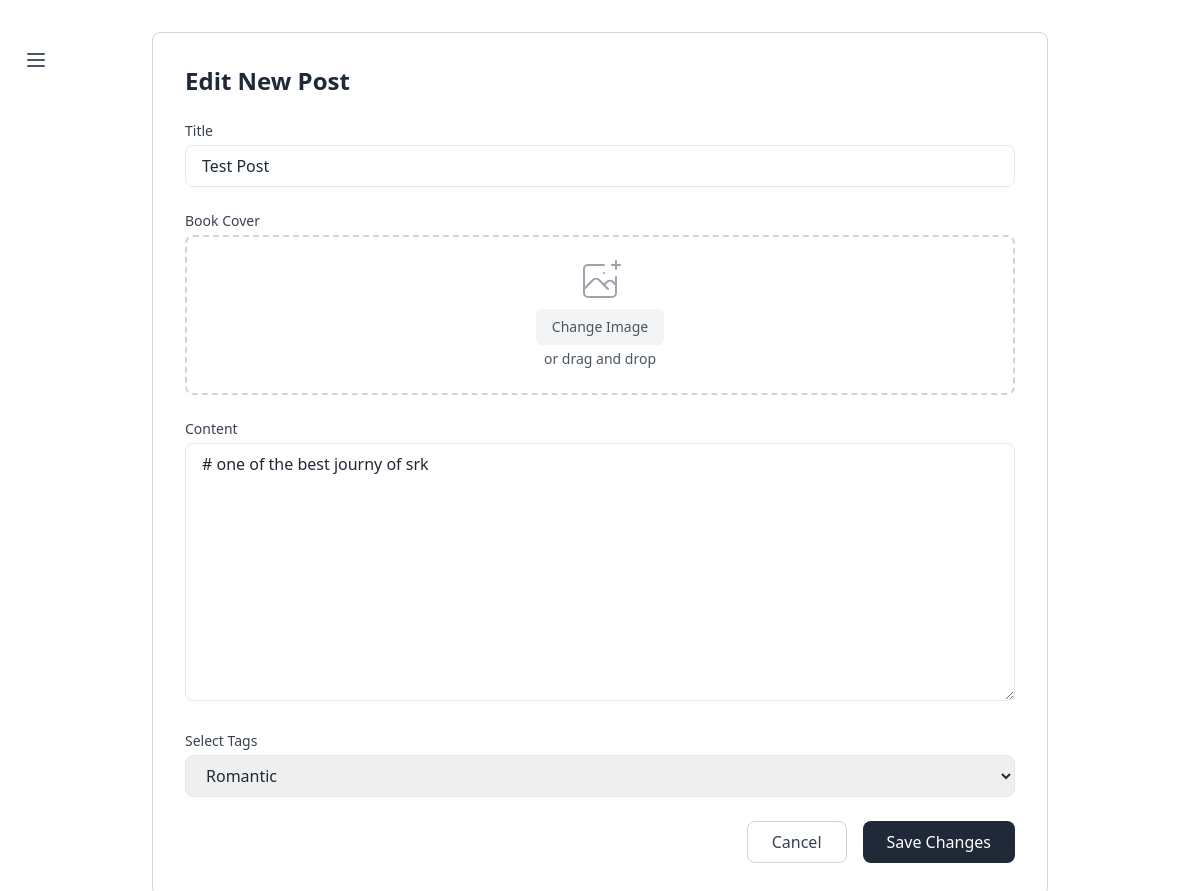
The app's page /story/12/edit/ (signed in), older data.
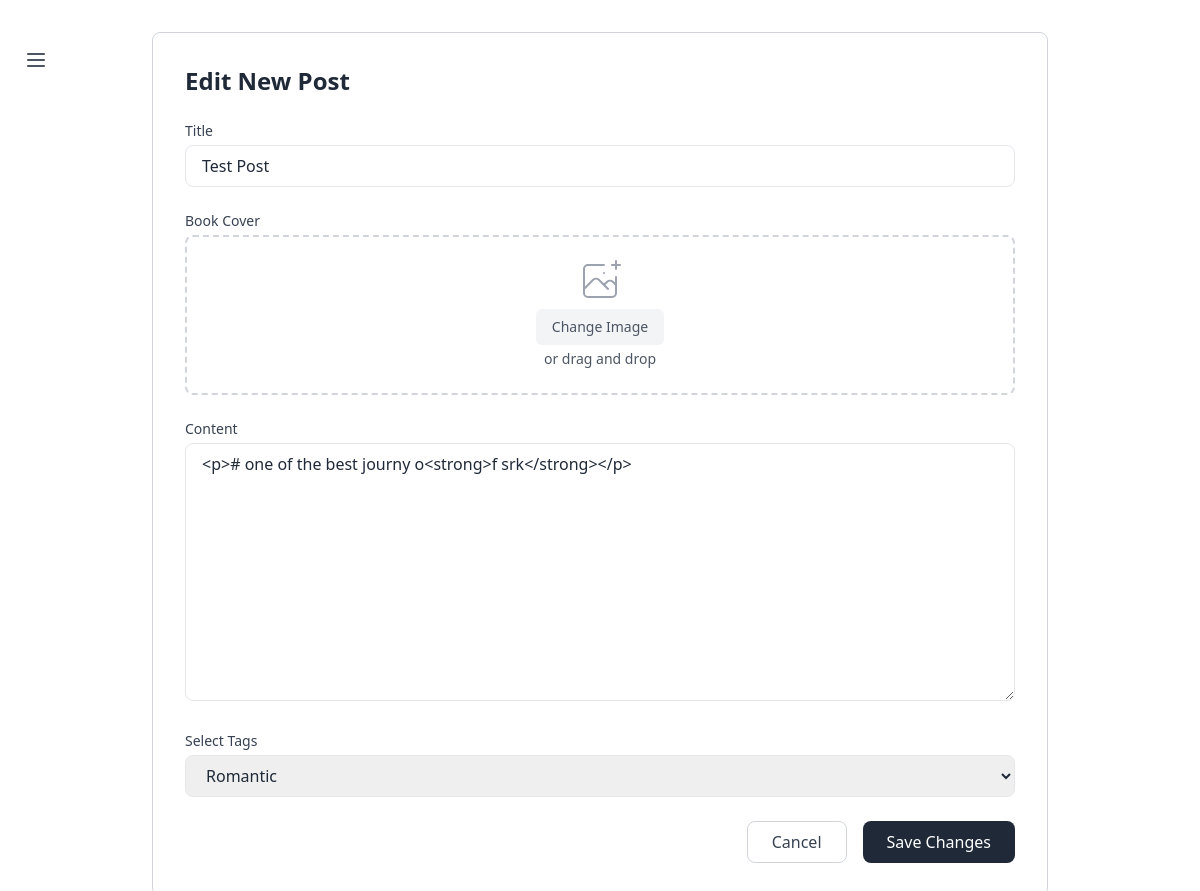
The same page, newer data.
### post/models.py (models this page shows, shortened)
class Post(models.Model):
    STORY_TYPES = (
        ('F', 'Fiction'),
        ('N', 'Non-Fiction'),
        ('P', 'Poetry'),
        ('R', 'Romantic'),
        ('H', 'Horror'),
        ('S', 'Science Fiction'),
        ('M', 'Mystery'),
        ('C', 'Comedy'),
        ('D', 'Drama'),
        ('A', 'Action'),
        ('T', 'Thriller'),
        ('G', 'General'),
    )
    user = models.ForeignKey(User, on_delete=models.CASCADE)
    title = models.CharField(max_length=200)
    content = RichTextField(blank=True, null=True)
    image = models.ImageField(upload_to='images/')
    post_date = models.DateTimeField(default=timezone.now)
    tags = models.CharField(max_length=5, choices=STORY_TYPES, default='G')
    view_count = models.PositiveIntegerField(default=0)
    likes = models.ManyToManyField(User, related_name='post_likes', blank=True)

### post/views.py (the view)
# urls.py: path('<int:post_id>/edit/', views.edit_post_view, name='edit_post'),
@login_required
def edit_post_view(request, post_id):
    post = get_object_or_404(Post, id=post_id)
    if post.user != request.user:
        return redirect('home')
    if request.method == 'POST':
        form = PostForm(request.POST, request.FILES, instance=post)
        if form.is_valid():
            form.save()
            return redirect('post_detail', post_id=post.id)
    else:
        form = PostForm(instance=post)
    return render(request, 'website/edit_post.html', {'form': form})

### post/forms.py
class PostForm(forms.ModelForm):
    class Meta:
        model = Post
        fields = ['title', 'content', 'image', 'tags']

### template/website/edit_post.html (shortened to what this page needs)
{% extends 'layout.html' %}
{% load static %}
{% load widget_tweaks %}
{% block content%}
<element id="daff1bd8-72a9-4130-accc-ccc5375d029e" data-section-id="daff1bd8-72a9-4130-accc-ccc5375d029e">
    <htmlCode>
        <section id="post-management" class="px-4 py-8 lg:px-8">
            <div class="max-w-4xl mx-auto">
                <div class="max-w-4xl mx-auto">
                    <div class="bg-white rounded-lg border border-gray-300 p-8">
                        <h2 class="text-2xl font-bold text-gray-800 mb-6">Edit New Post</h2>
                        <form method="post" enctype="multipart/form-data" class="space-y-6" onsubmit="return validateForm(event);">
                            <div>
                                <label for="id_title" class="block text-sm font-medium text-gray-700 mb-1">Title</label>
                                {{ form.title|add_class:"w-full px-4 py-2 border border-gray-200 rounded-lg focus:outline-none focus:border-gray-400" }}
                            </div>
                            <div>
                                <label for="id_image" class="block text-sm font-medium text-gray-700 mb-1">Book Cover</label>
                                <div class="mt-1 flex justify-center px-6 pt-5 pb-6 border-2 border-gray-300 border-dashed rounded-lg">
                                    <div class="space-y-1 text-center">
                                        <div class="flex flex-col items-center text-sm text-gray-600">
                                            <button type="button" onclick="document.getElementById('id_image').click()" class="px-4 py-2 bg-gray-100 rounded-md hover:bg-gray-200 transition-colors">
                                                Change Image
                                            </button>
                                            <p class="mt-1">or drag and drop</p>
                                        </div>
                                    </div>
                                </div>
                            </div>
                            <div onclick="event.stopPropagation();">
                                <label for="id_content" class="block text-sm font-medium text-gray-700 mb-1">Content</label>
                                {{ form.content|add_class:"w-full px-4 py-2 border border-gray-200 rounded-lg focus:outline-none focus:border-gray-400" }}
                            </div>
                            <div onclick="event.stopPropagation();">
                                <label for="id_tags" class="block text-sm font-medium text-gray-700 mb-1">Select Tags</label>
                                {{ form.tags|add_class:"w-full px-4 py-2 border border-gray-200 rounded-lg focus:outline-none focus:border-gray-400" }}
                            </div>
                            <div class="flex justify-end gap-4">
                                {% if post and post.id %}
                                    <a href="{% url 'post_detail' post.id %}" class="px-6 py-2 border border-gray-300 text-gray-700 rounded-lg hover:bg-gray-50 transition-colors">
                                        Cancel
                                    </a>
                                {% else %}
                                    <a href="{% url 'home' %}" class="px-6 py-2 border border-gray-300 text-gray-700 rounded-lg hover:bg-gray-50 transition-colors">
                                        Cancel
                                    </a>
                                {% endif %}
                                <button type="submit" class="px-6 py-2 bg-gray-800 text-white rounded-lg hover:bg-gray-700 transition-colors">
                                    Save Changes
                                </button>
                            </div>
                        </form>
                    </div>
                </div>
            </div>
        </section>
    </htmlCode>
</element>
{% endblock  %}

Row changes from the older to the newer data that the page shows:
changed Post "Test Post": content "# one of the best journy of srk" → "<p># one of the best journy o<strong>f srk</strong></p>"
